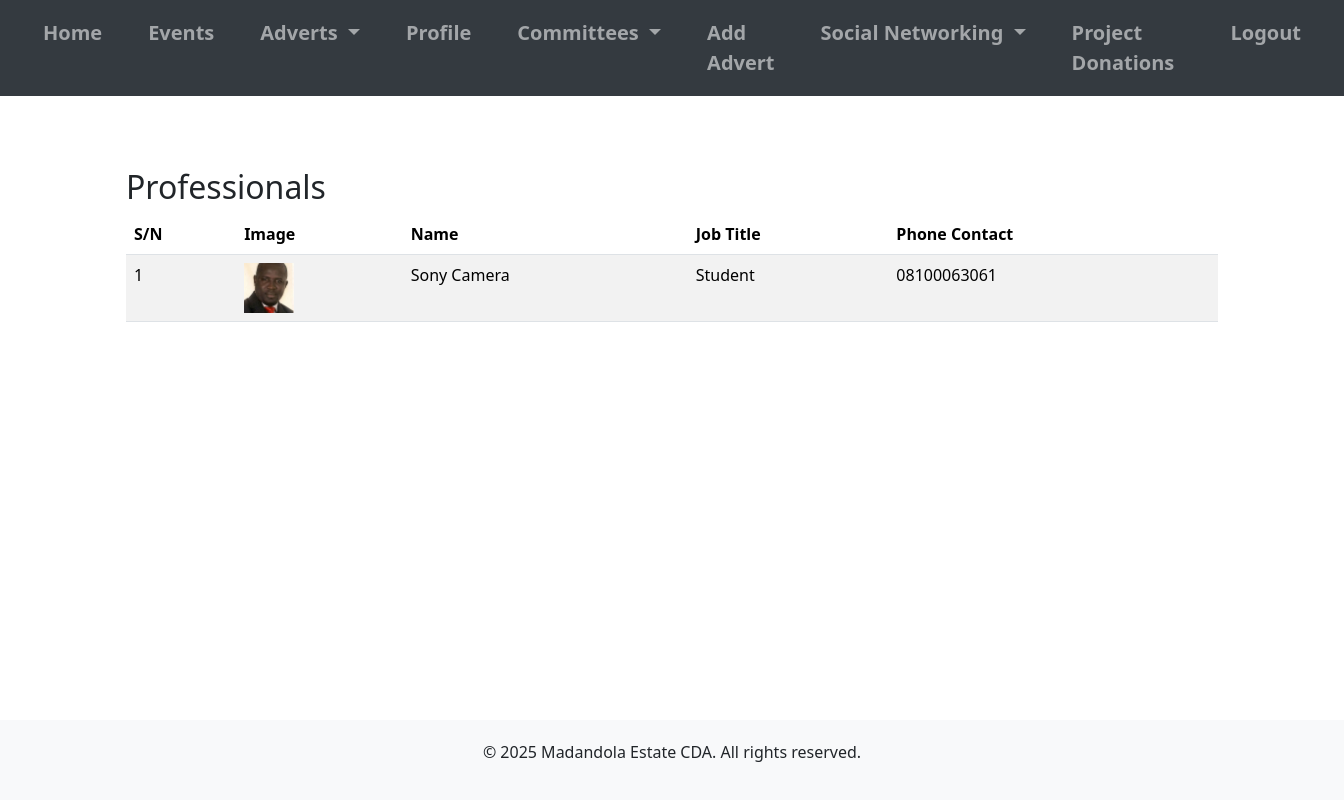
/professionals/ (signed in), run on the app's committed database.
### cda_app/models.py (models this page shows, shortened)
class Professional(models.Model):
    image = models.ImageField(upload_to='professionals/', blank=True, null=True)
    name = models.CharField(max_length=100)
    job_title = models.CharField(max_length=100)
    phone_number = models.CharField(max_length=20, blank=True, null=True)

### cda_app/views.py (the view)
# urls.py: path('professionals/', views.professionals_list, name='professionals_list'),
@login_required
def professionals_list(request):
    professionals = Professional.objects.all()
    return render(request, 'professionals_list.html', {'professionals': professionals})

### cda_app/context_processors.py (called while the page is built)
def committees(request):
    return {'committees': Committee.objects.all()}

### templates/professionals_list.html
{% extends 'base.html' %}
{% block content %}
<div class="container mt-5">
    <h2>Professionals</h2>
    <table class="table table-striped">
        <thead>
            <tr>
                <th>S/N</th>
                <th>Image</th>
                <th>Name</th>
                <th>Job Title</th>
                <th>Phone Contact</th>
            </tr>
        </thead>
        <tbody>
            {% for professional in professionals %}
            <tr>
                <td>{{ forloop.counter }}</td>
                <td>
                    {% if professional.image %}
                        <img src="{{ professional.image.url }}" alt="{{ professional.name }}" style="width: 50px; height: 50px; object-fit: cover;">
                    {% else %}
                        No Image
                    {% endif %}
                </td>
                <td>{{ professional.name }}</td>
                <td>{{ professional.job_title }}</td>
                <td>{{ professional.phone_number }}</td>
            </tr>
            {% empty %}
            <tr>
                <td colspan="5">No professionals found.</td>
            </tr>
            {% endfor %}
        </tbody>
    </table>
</div>
{% endblock %}

### templates/base.html (style rules this page uses)
body { display: flex; flex-direction: column; min-height: 100vh; }

### data on the page
Professional: image (picture), name "Sony Camera", job_title "Student", phone_number "08100063061"
